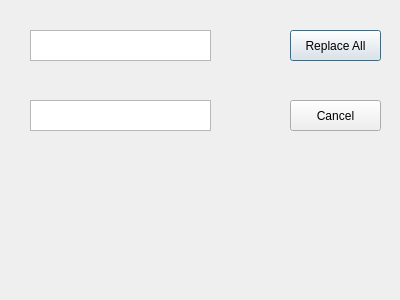
<?xml version="1.0" encoding="UTF-8"?>
<ui version="4.0">
 <class>Dialog</class>
 <widget class="QDialog" name="Dialog">
  <property name="geometry">
   <rect>
    <x>0</x>
    <y>0</y>
    <width>400</width>
    <height>300</height>
   </rect>
  </property>
  <property name="windowTitle">
   <string>Dialog</string>
  </property>
  <widget class="QTextEdit" name="textEdit">
   <property name="geometry">
    <rect>
     <x>30</x>
     <y>30</y>
     <width>181</width>
     <height>31</height>
    </rect>
   </property>
   <property name="cursor" stdset="0">
    <cursorShape>IBeamCursor</cursorShape>
   </property>
  </widget>
  <widget class="QTextEdit" name="textEdit_2">
   <property name="geometry">
    <rect>
     <x>30</x>
     <y>100</y>
     <width>181</width>
     <height>31</height>
    </rect>
   </property>
   <property name="cursor" stdset="0">
    <cursorShape>IBeamCursor</cursorShape>
   </property>
  </widget>
  <widget class="QPushButton" name="pushButton">
   <property name="geometry">
    <rect>
     <x>290</x>
     <y>30</y>
     <width>91</width>
     <height>31</height>
    </rect>
   </property>
   <property name="mouseTracking">
    <bool>false</bool>
   </property>
   <property name="autoFillBackground">
    <bool>false</bool>
   </property>
   <property name="text">
    <string>Replace All</string>
   </property>
   <property name="flat">
    <bool>false</bool>
   </property>
  </widget>
  <widget class="QPushButton" name="pushButton_2">
   <property name="geometry">
    <rect>
     <x>290</x>
     <y>100</y>
     <width>91</width>
     <height>31</height>
    </rect>
   </property>
   <property name="text">
    <string>Cancel</string>
   </property>
  </widget>
 </widget>
 <resources/>
 <connections/>
</ui>
